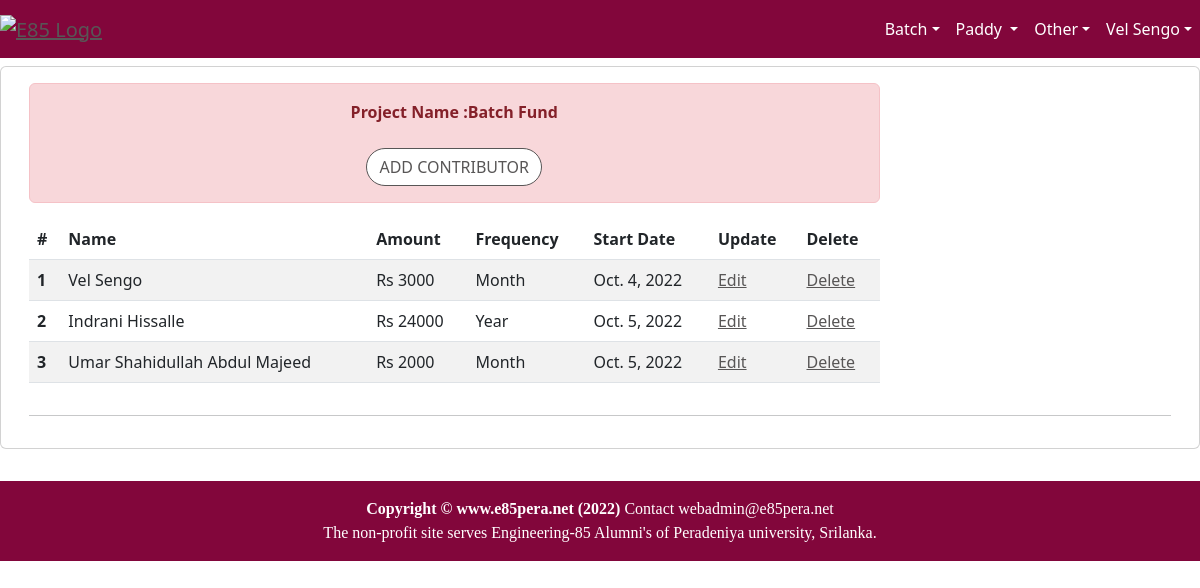
Screenshot of /batchfund/contributorList1 (signed in) with the database file from the repository.
### accounts/models.py (models this page shows, shortened)
class Project(models.Model):
    NOT_STARTED = 'NotStarted'
    IN_PROGRESS = 'InProgress'
    COMPLETED   = 'Completed'
    CANCELLED   = 'Cancelled'
    PROJ_STATUS = [
            (NOT_STARTED,'Not Started'),
            (IN_PROGRESS,'In Progress'),
            (COMPLETED,'Completed'),
            (CANCELLED,'Cancelled'),
    ]
    name = models.CharField(max_length=64)
    purpose = models.TextField(max_length=2000, blank=True)
    status = models.CharField(max_length=10,choices=PROJ_STATUS,default=NOT_STARTED)
    startDate = models.DateField(default=timezone.now)
    endDate = models.DateField(null=True, blank=True)
    raisedFund = models.IntegerField(null=True)
    spentFund = models.IntegerField(null=True)
    targetFund = models.IntegerField(null=True)
    participants = models.IntegerField(null=True,default=0)
    updatedBy = models.ForeignKey(User,on_delete=models.CASCADE)
    updatedOn = models.DateTimeField(default=timezone.now)
    prjType = models.ForeignKey(ProjectType, on_delete=models.CASCADE)
    def getUserRole(self, user):
        member= Member.objects.get(user_id=user.id)
        committee = Commitee.objects.all().filter(project_id=self.id).filter(member_id = member.id)
        if committee.exists():
            return UserRole.EDIT
        return UserRole.VIEW

### batchfund/models.py (models this page shows, shortened)
class Contribution(models.Model):
    user = models.ForeignKey(User, on_delete=models.CASCADE)
    project = models.ForeignKey(Project, on_delete=models.CASCADE)
    amount = models.IntegerField()
    currency = models.CharField(max_length=3,choices=CURRENCY, default='Rs')
    frequency = models.CharField(max_length=5,choices=FREQUENCY,default='Month')
    startDate = models.DateField(default=timezone.now)
    endDate = models.DateField(null=True, blank=True)
    updatedBy = models.ForeignKey(User,related_name='Contrb_updatedBy',on_delete=models.CASCADE)
    updatedOn = models.DateTimeField(default=timezone.now)

### batchfund/views.py (the view)
# urls.py: re_path(r'^contributorList(?P<pk>\d+)', contributorListView, name='contributorList'),
@login_required
def contributorListView(request, pk):
    prj = Project.objects.get(id=pk)
    user = User.objects.get(id=request.user.id)
    if request.method == 'GET':
        contributors = Contribution.objects.all().filter(project_id=prj.id)
        userRole = prj.getUserRole(user)
        form = ContributeForm()
        ctx={"form":form, 'project':prj, 'contributor_list':contributors, 'userRole':userRole}
        return render(request = request,template_name = "contributor_list.html",context=ctx)

### batchfund/templates/contributor_list.html
{% extends 'home/base.html' %}
{% block content %}
<div class="container-fluid">
    <div class="row text-center justify-content-center">
            <div class="card mt-2 mb-2">
            <div class="card-body">
                <div class="row">
                    <div class="col-md-9 col-lg-9" align="left">
                        <div class="alert alert-danger text-center justify-content-center">
                           <strong>Project Name :{{project.name}}</strong> <br><br>
                            {% if userRole == 'EDIT' %}
                            <a href="{% url 'batchfund:contributorAdd' project.id %}" class="btn btn-secondary btn-md">Add Contributor</a>
                            {% endif %}
                        </div>
                        <table class="table table-striped table-hover">
                            <thead>
                                <tr>
                                    <th scope="col">#</th>
                                    <th scope="col">Name</th>
                                    <th scope="col">Amount</th>
                                    <th scope="col">Frequency</th>
                                    <th scope="col">Start Date</th>
                                    {% if userRole == 'EDIT' %}
                                    <th scope="col">Update </th>
                                    <th scope="col">Delete </th>
                                    {% endif %}
                                </tr>
                            </thead>
                            <tbody>
                               {% for cx in contributor_list %}
                                <tr>
                                    <th scope=""row">{{forloop.counter}}</th>
                                    <td>{{cx.user.first_name}} {{cx.user.last_name}}</td>
                                    <td>{{cx.currency}} {{cx.amount}} </td>
                                    <td>{{cx.frequency}} </td>
                                    <td>{{cx.startDate}}</td>
                                    {% if userRole == 'EDIT' %}
                                    <td><a href="{% url 'batchfund:contributorUpd' cx.id %}">Edit</a></td>
                                    <td><a href="{% url 'batchfund:contributorDel' cx.id %}">Delete</a></td>
                                    {% endif %}
                                </tr>
                                {% endfor %}
                            </tbody>
                        </table>
                        </div>
                </div>
                <hr>
            </div>
        </div>
    </div>
 </div>
{% include 'home/footer.html' %}
{% endblock content %}

### home/templates/home/base.html (shortened to what this page needs)
<!DOCTYPE html>
<html lang="en">
<head>
    <link href="https://cdn.jsdelivr.net/npm/bootstrap@5.2.1/dist/css/bootstrap.min.css" rel="stylesheet">
    {% load static %}
    <link href="{% static 'css/home.css' %}" rel="stylesheet"/>
</head>
<body>
<div id="page-content-wrapper">
    <nav class="navbar navbar-expand-lg navbar-dark bg-red">
        <div class="navbar-brand">
            <a href="/"><img src="{% static 'images/e85pera_logo2.jpg' %}" alt="e85 Logo" width="100"></a>
        </div>
        <div class="collapse navbar-collapse" id="navbarSupportedContent">
            <ul class="navbar-nav ms-auto mb-2 mb-lg-0">
              <li class="nav-item">
                <div class="dropdown dropdown">
                    <a class="nav-link dropdown-toggle" data-bs-toggle="dropdown" href="#">Batch</a>
                </div>
              </li>
              <li class="nav-item">
                <div class="dropdown dropdown">
                    <a class="nav-link dropdown-toggle" data-bs-toggle="dropdown" href="#">
                      Paddy
                    </a>
                      {% if user.is_authenticated %}
                      </li>
                      {% endif %}
                  </ul>
                  </div>
              <li class="nav-item">
                <div class="dropdown">
                    <a class="nav-link dropdown-toggle" data-bs-toggle="dropdown" href="#">Other</a>
                </div>
              </li>
              <li class="nav-item">
                <div class="dropdown">
                    {% if user.is_authenticated %}
                        <a class="nav-link dropdown-toggle" data-bs-toggle="dropdown" href="#">{{user.first_name}} {{user.last_name}}</a>
                    {% else %}
                        <a class="nav-link dropdown-toggle" data-bs-toggle="dropdown" href="#">LogIn</a>
                        <ul class="dropdown-menu">
                        <li><a class="dropdown-item" href={% url 'accounts:login' %}>Log In</a></li>
                    </ul>
                        {% endif %}
                </div>
            </li>
        </div>
    <div id="wrapper">
        {% block content %}
        {% endblock %}
    </div>
</body>
</html>

### home/static/css/home.css (style rules this page uses)
body { overflow-x: hidden; }
.card-header, a:link { text-transform: uppercase; font-weight: 200; color: #585656; }
.archive-link, a:link { text-transform:capitalize; text-align:left; font-weight:normal; color: #585656; }
#page-content-wrapper .btn { text-transform: uppercase; font-weight: 500; color: #585656; background-color: #fff; border-color: #585656; border-radius: 20px; transition: all 0.3s ease 0s; cursor: pointer; outline: none; }
#page-content-wrapper { min-width: 100vw; }
@media (min-width: 768px) { #page-content-wrapper { min-width: 0; width: 100%; } }
.navbar-dark { background:#82063B; }

### home/templates/home/base.html (style rules this page uses)
.bg-red { background:#82063B; }
.nav-link { color:white!important; }

### rows the page displays
Project: name "Batch Fund"
Contribution: user.first_name "Vel", user.last_name "Sengo", currency "Rs", amount "3000", frequency "Month", startDate "Oct. 4, 2022"
Contribution: user.first_name "Indrani", user.last_name "Hissalle", currency "Rs", amount "24000", frequency "Year", startDate "Oct. 5, 2022"
Contribution: user.first_name "Umar Shahidullah", user.last_name "Abdul Majeed", currency "Rs", amount "2000", frequency "Month", startDate "Oct. 5, 2022"

### other values shown
{{ user.first_name }} "Vel"
{{ user.last_name }} "Sengo"
